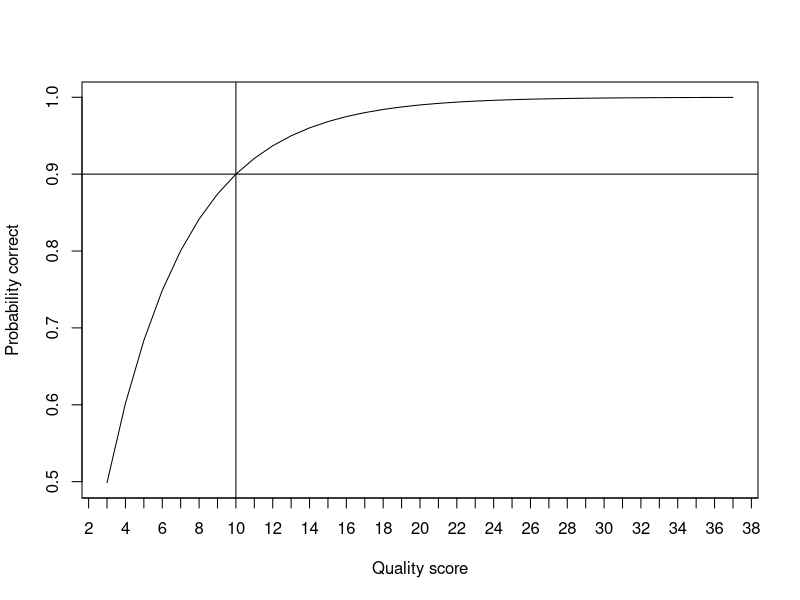
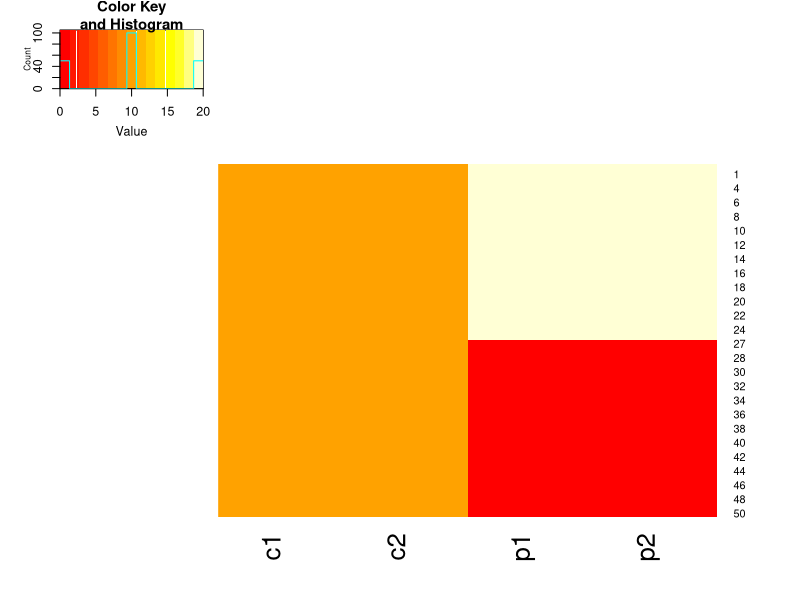
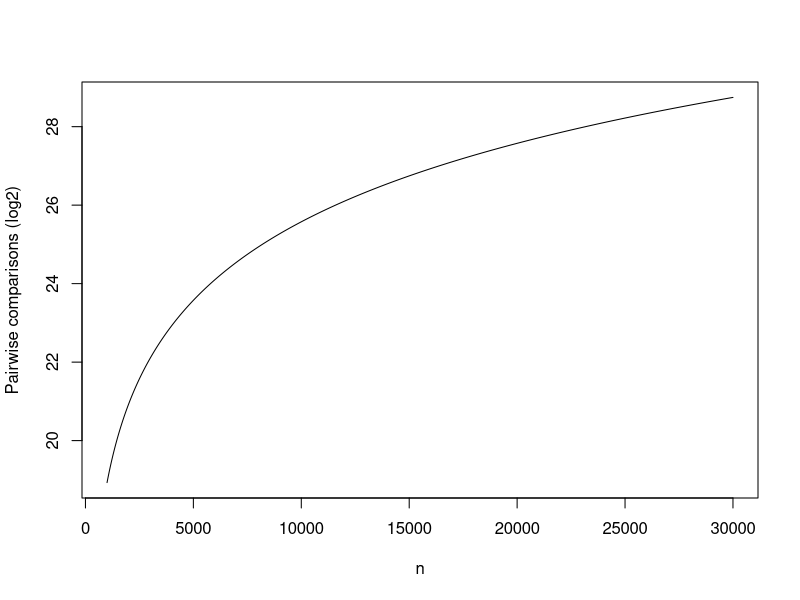

Source code (R) for these figures, in order:
## ---- chunk 1
p <- function(q){
  return(10^{-q/10})
}
plot(3:37, 1-p(3:37), xaxt='n', type='l', xlab='Quality score', ylab='Probability correct')
axis(1, 0:40)
abline(h=0.9, v=10)
## ---- chunk 2
control_1 <- rep(10, 50)
control_2 <- rep(10, 50)
patient_1 <- c(rep(20, 25),rep(0,25))
patient_2 <- c(rep(20, 25),rep(0,25))
df <- data.frame(c1=control_1, c2=control_2, p1=patient_1, p2=patient_2)
head(df, 2)
tail(df, 2)
## ---- chunk 3
library(gplots)
heatmap.2(x = as.matrix(df),
          trace="none",
          dendrogram="none")
## ---- chunk 4
library(edgeR)
group <- c('control','control','patient','patient')
d <- DGEList(counts=df, group=group)
d <- estimateCommonDisp(d)
de <- exactTest(d)
table(p.adjust(de$table$PValue, method="BH")<0.05)
## ---- chunk 5
TMM <- calcNormFactors(d, method="TMM")
TMM$samples
TMM <- estimateCommonDisp(TMM)
TMM <- exactTest(TMM)
table(p.adjust(TMM$table$PValue, method="BH")<0.05)
## ---- chunk 6
library(IRanges)
ir <- IRanges(5,10)
ir
ir <- IRanges(start=c(3,5,17), end=c(10,8,20))
ir
## ---- chunk 7
#a vs. b, a vs. c, b vs. c
choose(3,2)
choose(1000, 2)
choose(30000, 2)
## ---- chunk 8
plot(1000:30000, log2(choose(1000:30000, 2)), type='l', xlab="n", ylab="Pairwise comparisons (log2)")
## ---- chunk 9
class(iris)
head(iris)
## ---- chunk 10
head(subset(iris, Sepal.Width > 3.5))
